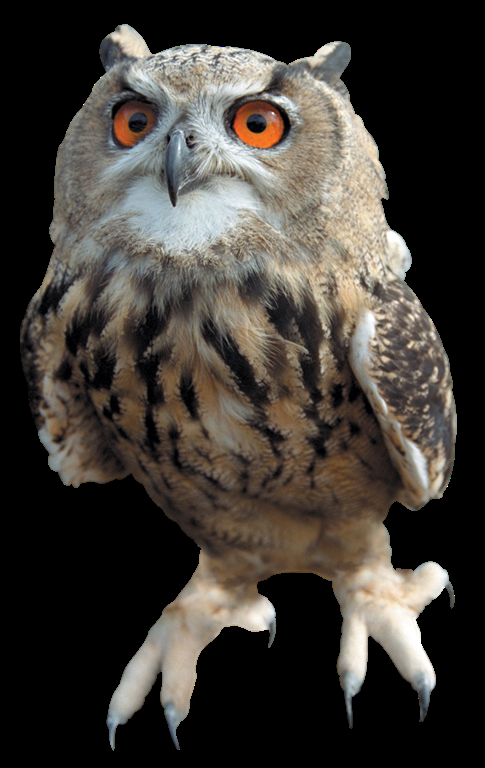
#> input picture taskone/img.png, 485 x 768 px, found by its file name
$ python basic1.py
#> lines starting #> are read from the running program, lines starting #| are printed output that depends on the picture; after the words box and inside, x2 and y2 are one past the last pixel; in counts of white or black regions, pixels touching at a corner belong together
import cv2 as cv
import numpy as np
# Read in an image
img = cv.imread('taskone\img.png')
#> img is the input picture: shape (768, 485, 3); mean B, G, R 54, 59.5, 64.2
cv.imshow('owl', img)

# Converting to grayscale
gray = cv.cvtColor(img, cv.COLOR_BGR2GRAY)
cv.imshow('Gray', gray)

# Blur
blur = cv.GaussianBlur(img, (3,3), cv.BORDER_DEFAULT)
cv.imshow('Blur', blur)

# Edge Cascade
canny = cv.Canny(blur, 125, 175)
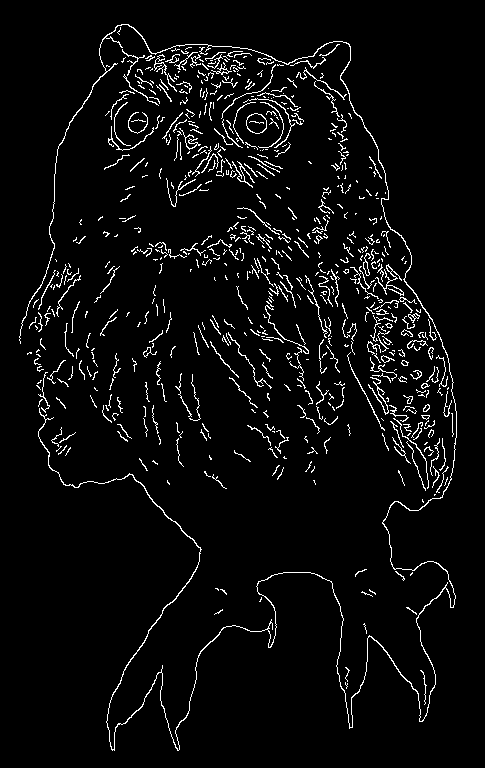
#> canny: shape (768, 485); 4.4% white in thin lines or dots, all inside (x1, y1, x2, y2) = (19, 24, 457, 751)
cv.imshow('Canny Edges', canny)

# Dilating the image
dilated = cv.dilate(canny, (7,7), iterations=3)
#> dilated: shape (768, 485); 10.7% white; 231 white regions (49 under 20 px), largest, box (x1, y1, x2, y2) and area: (19, 24, 457, 754) 20419, (162, 109, 268, 210) 1964, (250, 258, 313, 408) 1560
cv.imshow('Dilated', dilated)

# Eroding
eroded = cv.erode(dilated, (7,7), iterations=3)
#> eroded: shape (768, 485); 5.5% white in thin lines or dots, all inside (x1, y1, x2, y2) = (19, 27, 457, 754)
cv.imshow('Eroded', eroded)

# Resize
resized = cv.resize(img, (500,500), interpolation=cv.INTER_CUBIC)
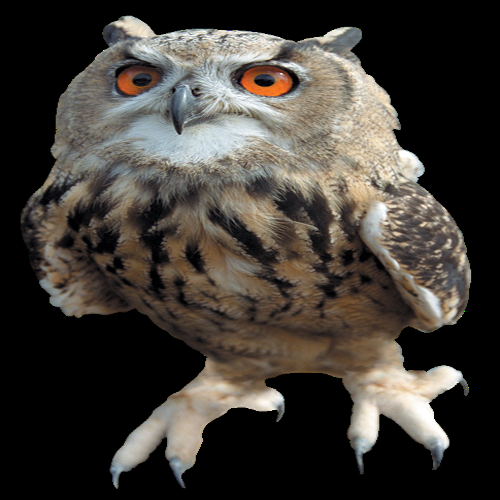
#> resized: shape (500, 500, 3); mean B, G, R 54.1, 59.6, 64.2
cv.imshow('Resized', resized)

# Cropping
cropped = img[50:200, 200:400]
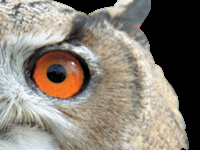
#> cropped: shape (150, 200, 3); mean B, G, R 117.1, 127.5, 135.1
cv.imshow('Cropped', cropped)

blank = np.zeros(img.shape, dtype='uint8')
cv.imshow('Blank', blank)

contours, hierarchies = cv.findContours(canny, cv.RETR_LIST, cv.CHAIN_APPROX_SIMPLE)
#> contours = 671 contours, 635 with area under 20; largest, box (x1, y1, x2, y2) and area: (19, 24, 457, 751) 732, (246, 113, 267, 134) 321, (246, 113, 267, 134) 304, (375, 264, 404, 296) 62, (363, 253, 371, 276) 55
print(f'{len(contours)} contour(s) found!')
#| 671 contour(s) found!

cv.drawContours(blank, contours, -1, (0,0,255), 1)
cv.imshow('Contours Drawn', blank)


# Simple Thresholding
threshold, thresh = cv.threshold(gray, 150, 255, cv.THRESH_BINARY )
#> thresh: shape (768, 485); 14.8% white; 322 white regions (277 under 20 px), largest, box (x1, y1, x2, y2) and area: (120, 70, 412, 367) 23972, (109, 24, 298, 197) 9977, (342, 527, 449, 695) 8405
cv.imshow('Simple Thresholded', thresh)

threshold, thresh_inv = cv.threshold(gray, 150, 255, cv.THRESH_BINARY_INV )
cv.imshow('Simple Thresholded Inverse', thresh_inv)

# Adaptive Thresholding
adaptive_thresh = cv.adaptiveThreshold(gray, 255, cv.ADAPTIVE_THRESH_GAUSSIAN_C, cv.THRESH_BINARY_INV, 11, 9)
#> adaptive_thresh: shape (768, 485); 10% white in thin lines or dots, all inside (x1, y1, x2, y2) = (18, 21, 460, 752)
cv.imshow('Adaptive Thresholding', adaptive_thresh)
# Translation
def translate(img, x, y):
#> called with x = -100, y = 100
    transMat = np.float32([[1,0,x],[0,1,y]])
    dimensions = (img.shape[1], img.shape[0])
#> dimensions = (485, 768)
    return cv.warpAffine(img, transMat, dimensions)


translated = translate(img, -100, 100)
cv.imshow('Translated', translated)

# Rotation
def rotate(img, angle, rotPoint=None):
#> called with angle = -45
    (height,width) = img.shape[:2]
#> height = 768; width = 485

    if rotPoint is None:
        rotPoint = (width//2,height//2)
#> rotPoint = (242, 384)

    rotMat = cv.getRotationMatrix2D(rotPoint, angle, 1.0)
    dimensions = (width,height)
#> dimensions = (485, 768)

    return cv.warpAffine(img, rotMat, dimensions)
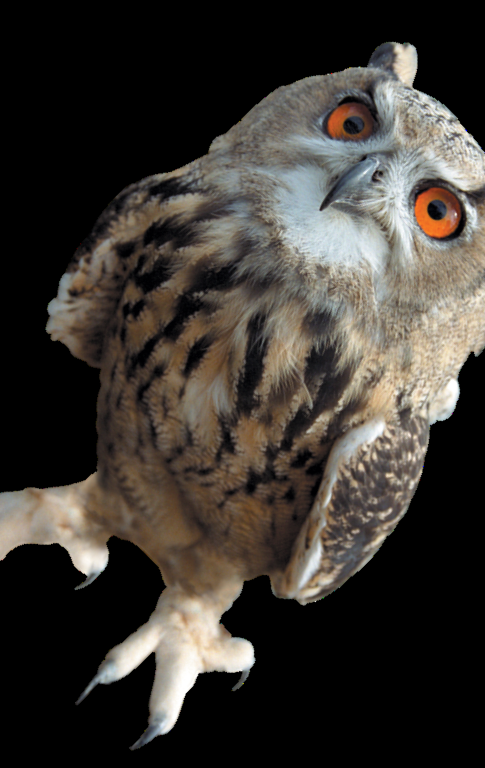
#> returned value: shape (768, 485, 3); mean of channels 0, 1, 2 49.8, 55, 59.6; drawn as B, G, R

rotated = rotate(img, -45)
cv.imshow('Rotated', rotated)

rotated_rotated = rotate(img, -90)
#> call 2 of rotate, with angle = -90
#> in rotate (call 2), `return cv.warpAffine(img, rotMat, dimensions)`:
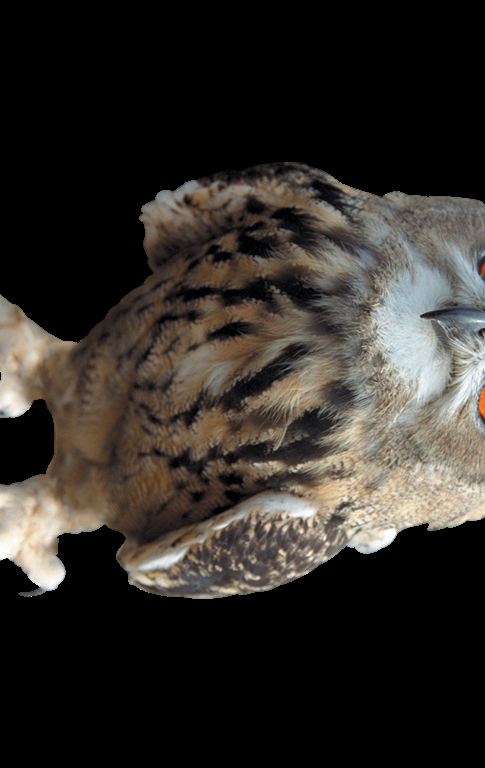
#> returned value: shape (768, 485, 3); mean of channels 0, 1, 2 40.4, 45.1, 49.1; drawn as B, G, R
cv.imshow('Rotated Rotated', rotated_rotated)

# Resizing
resized = cv.resize(img, (500,500), interpolation=cv.INTER_CUBIC)
cv.imshow('Resized', resized)

# Flipping
flip = cv.flip(img, -1)
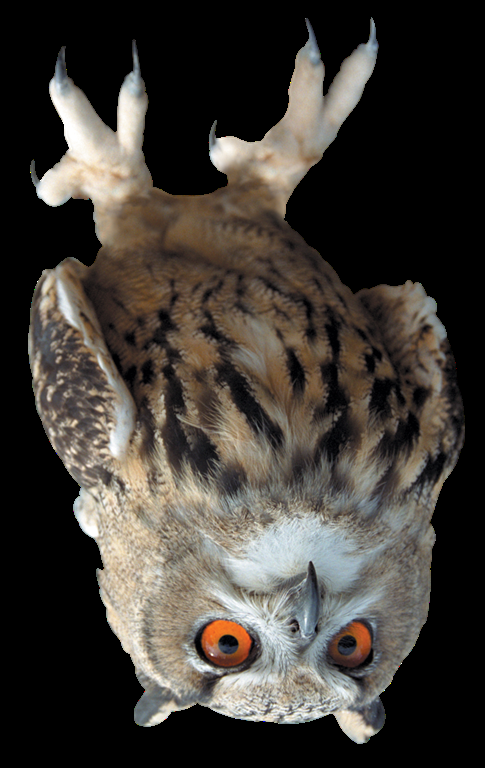
#> flip: shape (768, 485, 3); mean B, G, R 54, 59.5, 64.2
cv.imshow('Flip', flip)

# Cropping
cropped = img[200:400, 300:400]
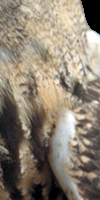
#> cropped: shape (200, 100, 3); mean B, G, R 114.4, 129.1, 140
cv.imshow('Cropped', cropped)


cv.waitKey(0)
